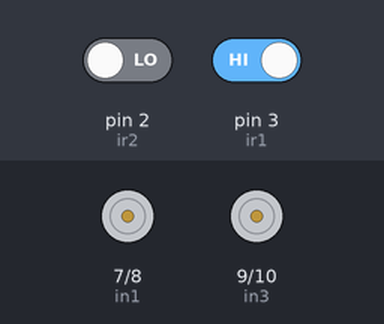
Simulated run of this sketch. Board: Arduino Uno, built with avr-gcc and run on an emulated ATmega328P. Shown: motor-driver pin pairs drawn as motors (green arrow = first pin HIGH = forward, orange = second pin HIGH = backward, longer = more drive, scaled by the enable pin). Inputs (shaded band) come from the test bench; at power-on: pin 2 (ir2) LOW, pin 3 (ir1) HIGH. What the sketch prints to the serial monitor is not drawn.

Above: at 1.2 s.
1.3 s: pin 2 (ir2) driven HIGH
At 1.8 s:
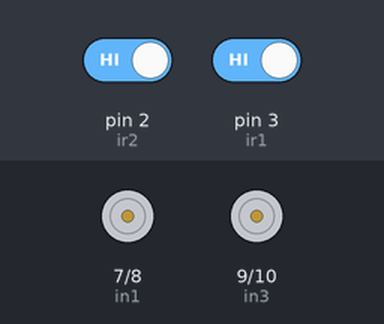
4.3 s: pin 3 (ir1) driven LOW
At 4.9 s:
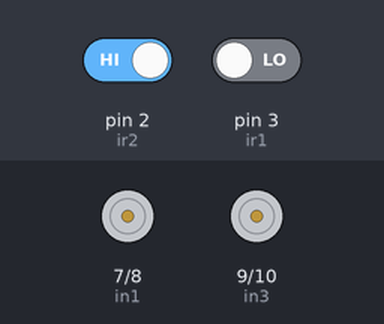
7.3 s: pin 2 (ir2) driven LOW and pin 3 (ir1) driven HIGH
At 7.9 s:
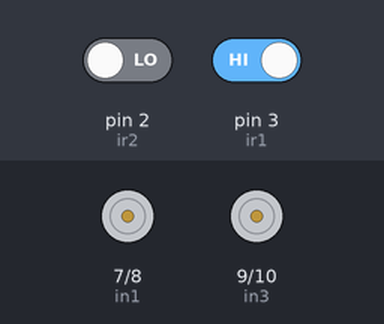
10.3 s: pin 2 (ir2) driven HIGH and pin 3 (ir1) driven LOW
Timing chart, 0 to 12.3 s (numbered marks = the images above; inputs shaded):
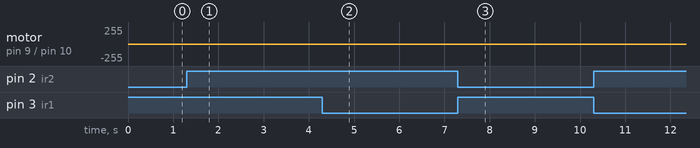

Measured:
- after the input at 1.3 s, motor on pin 7 (in1) / pin 8 (in2): stays stopped (without the input it goes to forward 200/255 after 1.9 s)
- after the input at 4.3 s, motor on pin 7 (in1) / pin 8 (in2): stays stopped (without the input it goes to forward 200/255 after 1.9 s); motor on pin 9 (in3) / pin 10 (in4): stays stopped (without the input it goes to backward 200/255 after 1.9 s)
- after the input at 7.3 s, motor on pin 9 (in3) / pin 10 (in4): stays stopped (without the input it goes to backward 200/255 after 1.9 s)

The sketch:

robotloco.ino
```cpp
int enA = 5;
int in1 = 7;
int in2 = 8;
int enB = 11;
int in3 = 9;
int in4 = 10;

int ir1 = 3;
int ir2 = 2;

int grados;

bool estadoir2;
bool estadoir1;

void setup() {
   Serial.begin(9600);
  // Declaraciones de los pines
  pinMode(ir1, INPUT);
  pinMode(ir2, INPUT);
  //pinMode(ir3, INPUT);
  //pinMode(ir4, INPUT);
  pinMode(in1, OUTPUT);
  pinMode(in2, OUTPUT);
  pinMode(in3, OUTPUT);
  pinMode(in4, OUTPUT);
  pinMode(enA, OUTPUT);
  pinMode(enB, OUTPUT);
  digitalWrite(in1, LOW);
  digitalWrite(in2, LOW);
  digitalWrite(in3, LOW);
  digitalWrite(in4, LOW);
  estadoir1 = digitalRead(ir1);
  estadoir2 = digitalRead(ir2);


}

void loop() {

  //potencia de los motores
  analogWrite(enA, 200);
  analogWrite(enB, 200);

  Serial.println(digitalRead(ir1));
  Serial.println(digitalRead(ir2));

  if(digitalRead(ir1)==0 && digitalRead(ir2)==1){
    analogWrite(enA,250);
    analogWrite(enB,180);
    m1avanza();
    m2para();
  }
  if(digitalRead(ir1)==1 && digitalRead(ir2)==0){
    analogWrite(enB,250);
    analogWrite(enA,180);
    m1para();
    m2avanza();
}
  if(digitalRead(ir1)==1 && digitalRead(ir2)==1){
    analogWrite(enB,250);
    analogWrite(enA,250);
    m1avanza();
    m2avanza();
}
}

void m1avanza() {
  digitalWrite(in4, HIGH);
  digitalWrite(in3, LOW);
  }

void m2avanza() {
  digitalWrite(in2, LOW);
  digitalWrite(in1, HIGH);
  }

void m1para() {
  digitalWrite(in3, LOW);
  digitalWrite(in4, LOW);
  }

void m2para() {
  digitalWrite(in1, LOW);
  digitalWrite(in2, LOW);
  }
```
